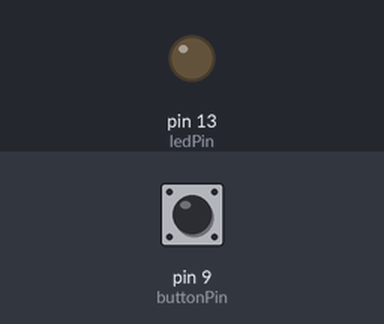
This sketch was run on a simulated Arduino Uno, built with avr-gcc and run on an emulated ATmega328P. On the bench: output pins drawn as LEDs (lit = HIGH). Dashed ring = blinking. The inputs (shaded band) are chosen by the test bench; at power-on: pin 9 (buttonPin) LOW.

Above: at 1.0 s.
At 2.5 s:
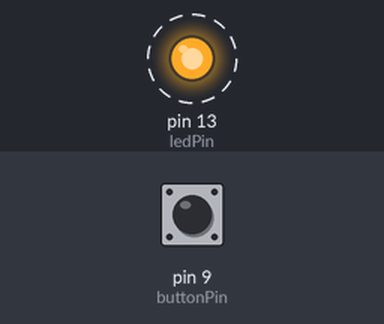
Timing chart, 0 to 4.6 s (numbered marks = the images above):
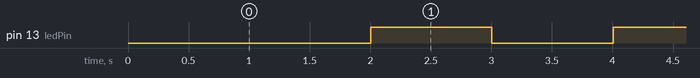

Measured:
- by itself, pin 13 (ledPin): alternates HIGH for 1.0 s and LOW for 1.0 s

The sketch:

DEMOCODE3A.ino
```cpp
/*
  Boton demo

  ECodigo sobre mejoras al codigo n arduino para prototipos
  Utiliza Un 238 de 3.3V
  LED
  un Boton momentaneo Rojo


  The circuit:
  LED - al pin13 (el que tre por defecto)
  Boton VCC, GND se riva en 220ohm a PIN 9
  Resitencia de 10K entre VCC y boton, Cambio de estado cuendo se presiona

  Fue creado por Edwin Kestler el 11/2/2017
  Ultima Fecha de Modificacion: 11/02/2017
  por Edwin Kestler

  Ver www.flatbox.co


*/
int buttonPin = 9;
int ledPin = 13;
int ledDelay = 1000;
bool ledBlinkState = HIGH;
long ledTimer;

void setup() {
 pinMode(buttonPin, INPUT);
 pinMode(ledPin, OUTPUT);

 ledTimer = millis();
}

void loop() {
 if (millis() - ledTimer > ledDelay) {
 ledTimer = millis();

 ledBlinkState = !ledBlinkState;
 digitalWrite(ledPin, ledBlinkState);
 }

 if (digitalRead(buttonPin) == HIGH) {
 digitalWrite(ledPin, HIGH);
 }
}
```
